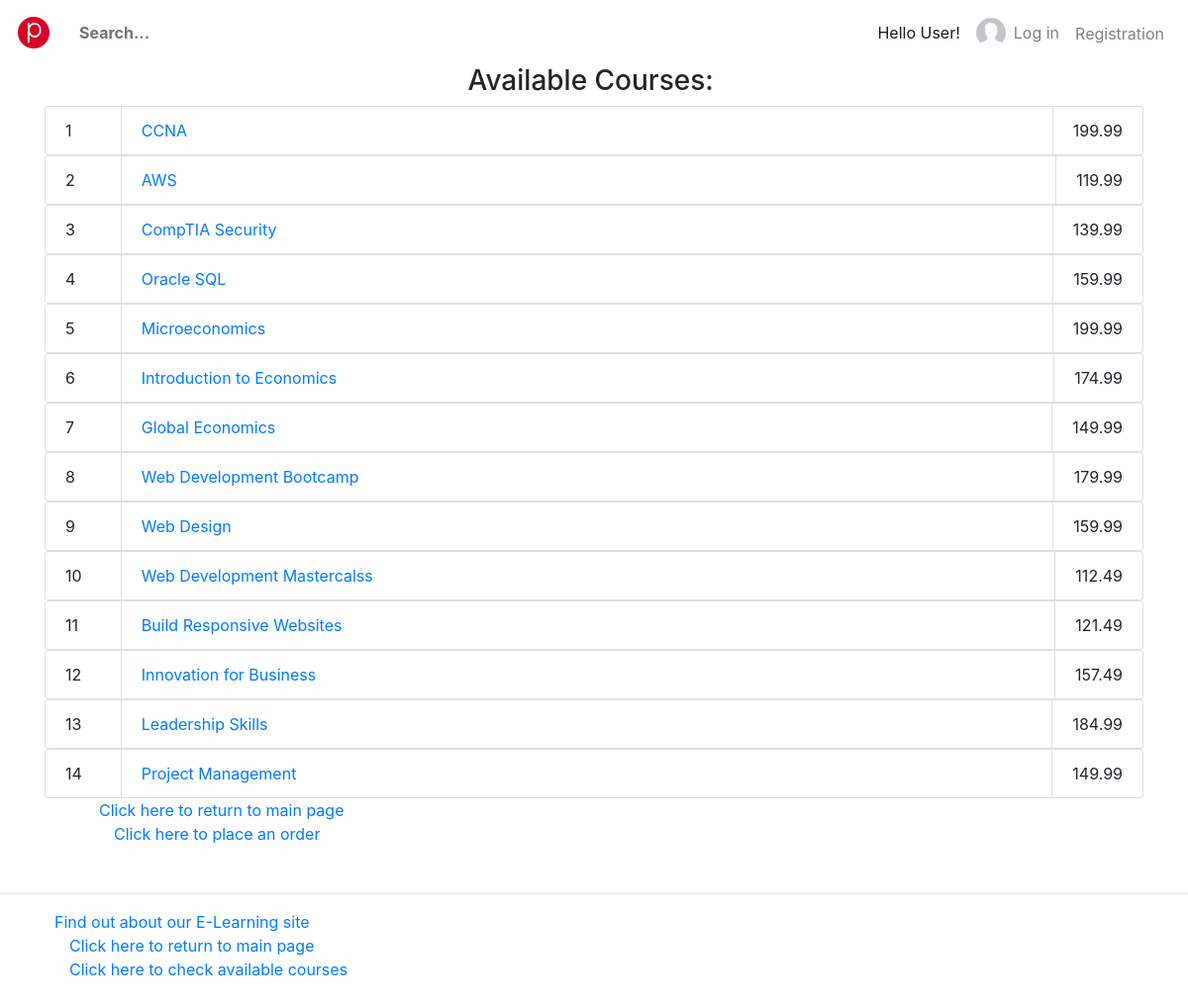
Screenshot of /myapp/courses with the database file from the repository.
### myapp/models.py (models this page shows, shortened)
class Course(models.Model):
    topic = models.ForeignKey(Topic, related_name='courses', on_delete=models.CASCADE)
    name = models.CharField(max_length=200)
    price = models.DecimalField(max_digits=10, decimal_places=2, validators=[validate_price])
    for_everyone = models.BooleanField(default=True)
    description = models.TextField(max_length=300, null=True, blank=True)
    interested = models.PositiveIntegerField(default=0)
    stages = models.PositiveIntegerField(default=3)

### myapp/views.py (the view)
# urls.py: path(r'courses', views.courses, name='courses'),
def courses(request):
    cour_list = Course.objects.all().order_by('id')
    return render(request, 'myapp/courses.html', {'cour_list': cour_list})

### myapp/templates/myapp/courses.html (shortened to what this page needs)
{% extends 'myapp/base.html' %}
{% block body_block %}
    <div class="row justify-content-center">
        <div class="col-3">
            <h3>Available Courses:</h3>
        </div>
    </div>
    <table>
        {% for course in cour_list %}
            <ul class="list-group list-group-horizontal">
                <li class="list-group-item" style="width: 7%">{{ course.id }}</li>
                <li class="list-group-item flex-fill"><a href= {% url "myapp:course_detail" course.id %}>{{ course.name }}</a></li>
                <li class="list-group-item">{{ course.price }}</li>
            </ul>
        {% endfor %}
    </table>
    <ul>
        <li class="hbar1"><a href="{% url 'myapp:index' %}">Click here to return to main page</a><br/></li>
        <li class="hbar1"><a href="{% url 'myapp:place_order' %}">Click here to place an order</a><br></li>
    </ul>
{% endblock %}

### myapp/static/myapp/style.css (style rules this page uses)
.hbar1 { display: inline; margin: 15px; }

### rows the page displays
Course: id "1", name "CCNA", price "199.99"
Course: id "2", name "AWS", price "119.99"
Course: id "3", name "CompTIA Security", price "139.99"
Course: id "4", name "Oracle SQL", price "159.99"
Course: id "5", name "Microeconomics", price "199.99"
Course: id "6", name "Introduction to Economics", price "174.99"
Course: id "7", name "Global Economics", price "149.99"
Course: id "8", name "Web Development Bootcamp", price "179.99"
Course: id "9", name "Web Design", price "159.99"
Course: id "10", name "Web Development Mastercalss", price "112.49"
Course: id "11", name "Build Responsive Websites", price "121.49"
Course: id "12", name "Innovation for Business", price "157.49"
Course: id "13", name "Leadership Skills", price "184.99"
Course: id "14", name "Project Management", price "149.99"
